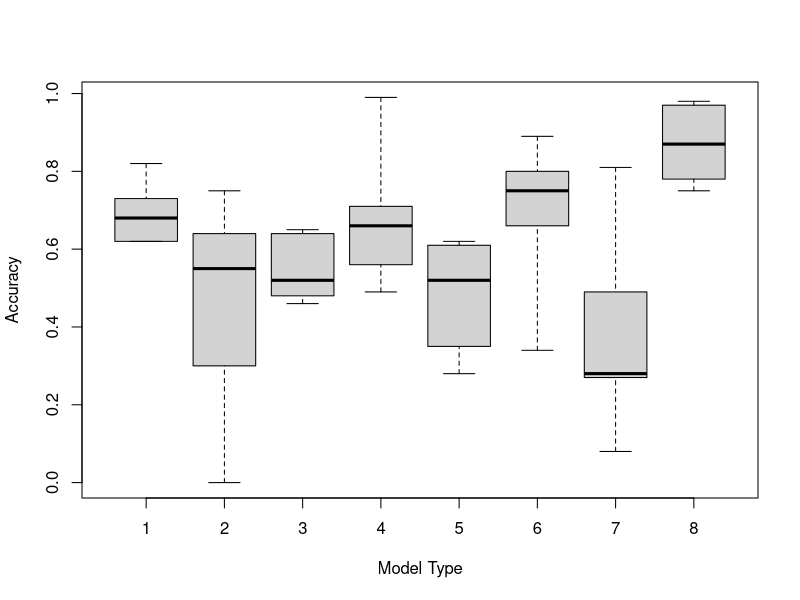
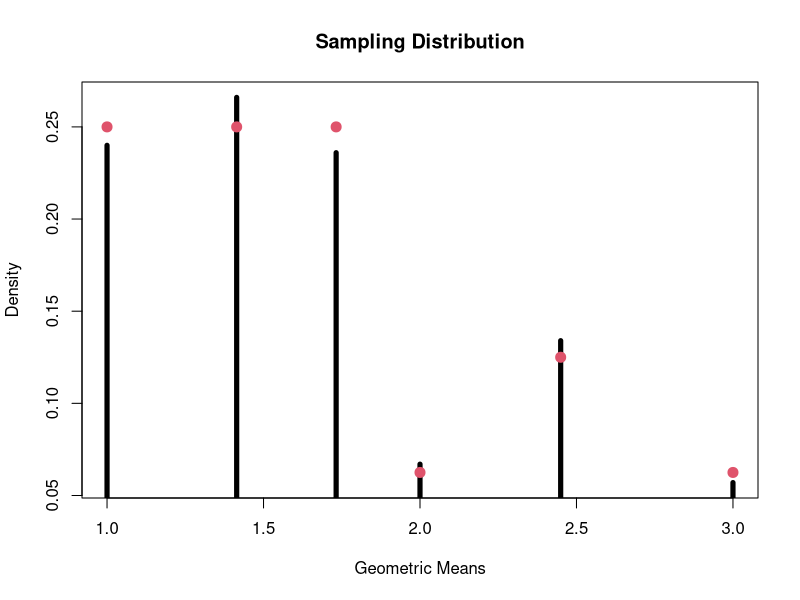

Generate these figures, in order, with R:
# lec 2-2
m1 <- c(0.73, 0.62, 0.62, 0.82, 0.68)
m2 <- c(0.75, 0.55, 0.64, 0.00, 0.30)
m3 <- c(0.65, 0.46, 0.52, 0.48, 0.64)
m4 <- c(0.71, 0.49, 0.56, 0.66, 0.99)
m5 <- c(0.61, 0.28, 0.35, 0.62, 0.52)
m6 <- c(0.75, 0.34, 0.89, 0.66, 0.80)
m7 <- c(0.08, 0.27, 0.28, 0.49, 0.81)
m8 <- c(0.87, 0.97, 0.78, 0.98, 0.75)

all_m <- list(m1,m2,m3,m4,m5,m6,m7,m8)

boxplot(all_m, range=0, xlab="Model Type", ylab="Accuracy")

# lec 2-3
trial <- 1000
x <- c(1, 2, 3)
x_prob <- c(1/2, 1/4, 1/4)
geo_mean <- numeric(1000)
for (i in 1:trial) {
  samp <- sample(x, size=2, prob = x_prob, replace=T)
  geo_mean[i] = sqrt(samp[1] * samp[2])
}
geo_mean_prob <- as.vector(table(geo_mean)) / trial

#hist(geo_mean, probability = F, main="Distribution of Sample Geometric Mean",
#    ylab="Geometric Mean", breaks = 15)

x_val <- c(1, sqrt(2), sqrt(3), 2, sqrt(6), 3)

plot(x_val, geo_mean_prob, type='h', lwd=5, xlab='Geometric Means', ylab='Density',
     main='Sampling Distribution')

y_val <- c(1/4, 1/4, 1/4, 1/16, 1/8, 1/16)

points(x_val, y_val, cex=2, pch=20, col=2)




